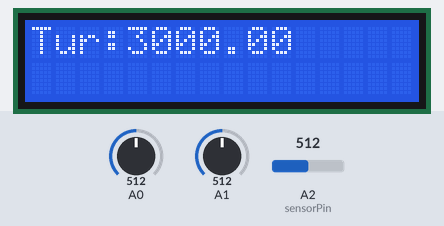
Recording of a sketch running on a simulated Arduino Uno, built with avr-gcc and run on an emulated ATmega328P. Parts: 16×2 character LCD. The test bench sets the inputs (shaded band); at power-on: A0 = 512, A1 = 512, A2 (sensorPin) = 512. What the sketch prints to the serial monitor is not drawn.

Above: at 1.2 s.
1.3 s: A0 set to 716
At 1.51 s:
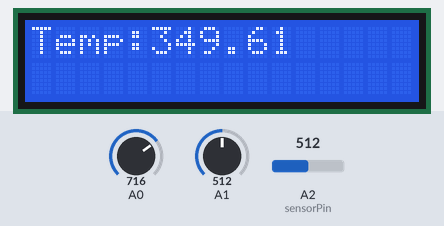
3.7 s: A1 set to 716
At 4.63 s:
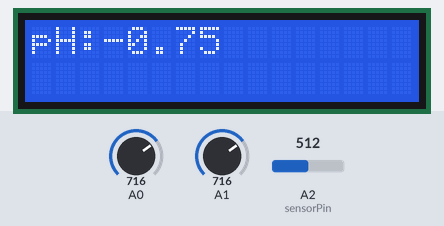
6.0 s: A2 (sensorPin) set to 716
At 6.7 s:
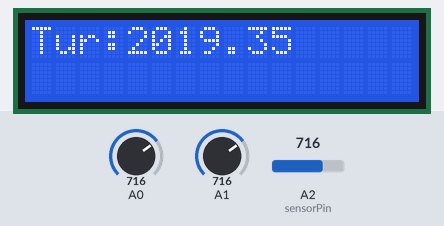
7.8 s: A0 set to 810
At 8.76 s:
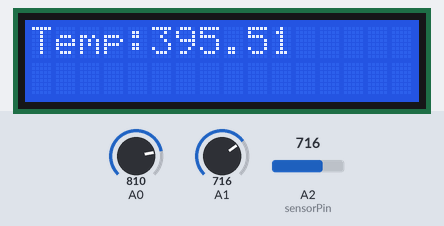
10.2 s: A1 set to 810
At 11.07 s:
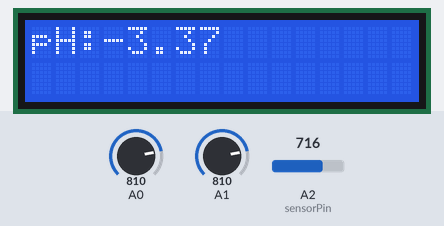
12.5 s: A2 (sensorPin) set to 810
At 13.1 s:
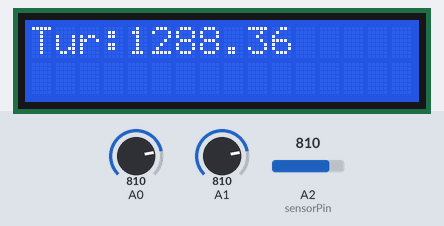
Timing chart, 0 to 15.3 s (numbered marks = the images above; inputs shaded):
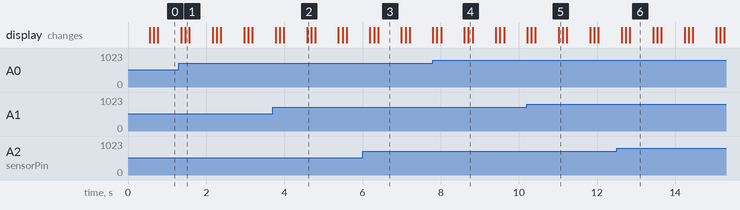

Measured:
- what the display in image 3 shows lasts 0.6 s, from 6.4 s to 7.0 s

The sketch:

code.ino
```cpp
#include <Wire.h>
#include <LiquidCrystal.h>

//Initialize LCD
LiquidCrystal lcd(7, 6, 5, 4, 3, 2);

//Initialize pH Sensor
float calibration_value = 19.20;
int phval = 0;
unsigned long int avgval;
int buffer_arr[10],temp;

//Initialize Turbidity Sensor
int sensorPin = A2;
float volt;
float turbidity;

void setup() {
  //Initialize Serial Monitor
  Serial.begin(9600);

  //Initialize LCD
  lcd.begin(16, 2);

  //Initialize Turbidity Sensor
  pinMode(sensorPin, INPUT);
}

void loop() {
  //Read pH Sensor
  for(int i = 0; i < 10; i++) {
    buffer_arr[i] = analogRead(A1);
    delay(30);
  }

  for(int i = 0; i < 9; i++) {
    for(int j = i + 1; j < 10; j++) {
      if(buffer_arr[i] > buffer_arr[j]) {
        temp = buffer_arr[i];
        buffer_arr[i] = buffer_arr[j];
        buffer_arr[j] = temp;
      }
    }
  }

  avgval = 0;
  for(int i = 2; i < 8; i++)
    avgval += buffer_arr[i];

  float volt_pH = (float) avgval * 5.0 / 1023 / 6;
  float pH_act = -5.70 * volt_pH + calibration_value;

  //Print pH value to Serial Monitor and Virtual Terminal
  Serial.print("pH Value: ");
  Serial.println(pH_act);
  Serial.flush();
 /* Serial.print("pH Value: ");
  Serial.println(pH_act);
  Serial.flush();
*/
  //Read Turbidity Sensor
  volt = 0;
  for(int i = 0; i < 800; i++) {
    volt += ((float) analogRead(sensorPin) / 1023) * 5;
  }

  volt = volt / 800;
  volt = round_to_dp(volt, 2);

  if(volt < 2.5) {
    turbidity = 3000;
  } else {
    turbidity = -1120.4 * square(volt) + 5742.3 * volt - 4353.8;
  }

  //Read Temperature sensor

  int value = analogRead(A0);
  float mv= (value/1024.0)*5000;
  float cal= mv/10;

  //Print temperatue on lcd and virtual terminal;

  Serial.print("Temp Vaule: ");
  Serial.println(cal);


  //Print Turbidity value to Serial Monitor and Virtual Terminal
  Serial.print("Turbidity Value: ");
  Serial.println(turbidity);
  Serial.flush();
 /* Serial.print("Turbidity Value: ");
  Serial.println(turbidity);
  Serial.flush();
*/
  //Display pH and Turbidity values on LCD
  lcd.clear();
lcd.setCursor(0, 0);
lcd.print("pH:");
lcd.print(pH_act);
delay(100);  // Display pH for 5 seconds

lcd.clear();
lcd.setCursor(0, 0);
lcd.print("Temp:");
lcd.print(cal);
delay(100);  // Display temperature for 5 seconds

lcd.clear();
lcd.setCursor(0, 0);
lcd.print("Tur:");
lcd.print(turbidity);
delay(100);  // Display turbidity for 5 seconds

}

float round_to_dp(float in_value, int decimal_place) {
  float multiplier = powf(10.0f, decimal_place);
  in_value = roundf(in_value * multiplier) / multiplier;
  return in_value;
}
```
